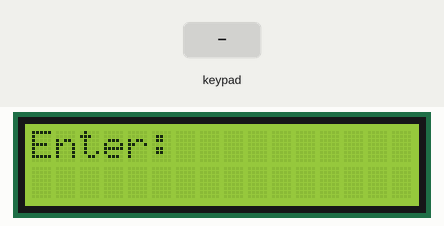
Simulated run of this sketch. Board: Arduino Uno, built with avr-gcc and run on an emulated ATmega328P. On the bench: 16×2 character LCD. The inputs (shaded band) are chosen by the test bench.

Above: at 1.2 s.
1.3 s: keypad keys 2 3 4 5 # pressed 0.4 s apart
At 5.7 s:
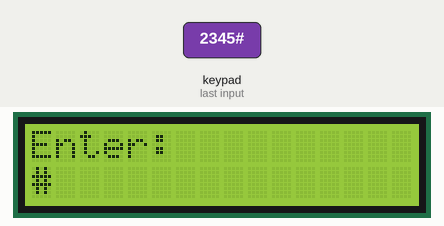
6.3 s: key '*' pressed
At 7.2 s:
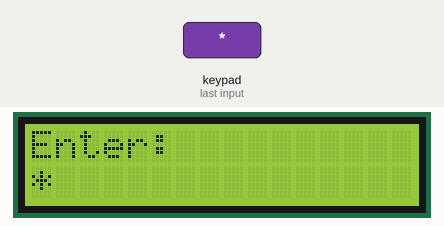
8.9 s: key '1' pressed
At 9.7 s:
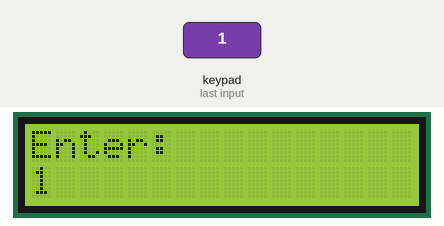
11.4 s: keypad keys 6 7 8 pressed 0.4 s apart
At 12.2 s:
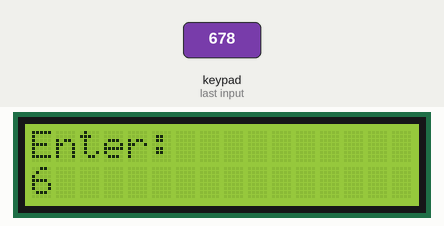
Timing chart, 0 to 14.4 s (numbered marks = the images above; inputs shaded):
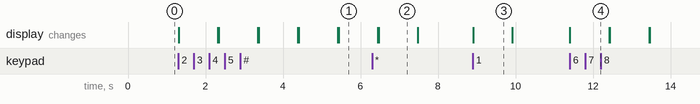

Measured:
- after the input at 1.3 s, the display: first changes at once (image 1 shows a later state)
- after the input at 6.3 s, the display: first differs from a run without the input after 0.17 s (image 2)
- after the input at 8.9 s, the display: changes at once (image 3)
- after the input at 11.4 s, the display: changes at once (image 4)
- what the display in image 2 shows lasts 1.0 s, from 6.5 s to 7.5 s

The sketch:

lcd_Keypad.ino
```cpp
#include <Wire.h>
#include <Keypad.h>
#include <LiquidCrystal_I2C.h>
LiquidCrystal_I2C lcd(0x27,16,2);


// Define the Keypad layout
const byte ROWS = 4; // Four rows
const byte COLS = 3; // Three columns
char keys[ROWS][COLS] = {
  {'1', '2', '3'},
  {'4', '5', '6'},
  {'7', '8', '9'},
  {'*', '0', '#'}
};

byte rowPins[ROWS] = {2,3,4,5};    // Connect to the row pins of the keypad
byte colPins[COLS] = {6,7,8}; // Connect to the column pins of the keypad

// Create the Keypad object
Keypad keypad = Keypad(makeKeymap(keys), rowPins, colPins, ROWS, COLS);

void setup() {
  // put your setup code here, to run once:
  lcd.init();
  lcd.backlight();
  lcd.setCursor(0, 0);
  lcd.print("Enter: ");
}

void loop() {
  // put your main code here, to run repeatedly:
  char key = keypad.getKey();

  if (key) {
    // Print the key value on the LCD
    lcd.setCursor(0, 1);
    lcd.print(key);
    delay(1000); // Delay for readability
    lcd.clear();
    lcd.setCursor(0, 0);
    lcd.print("Enter: ");
  }
}
```
